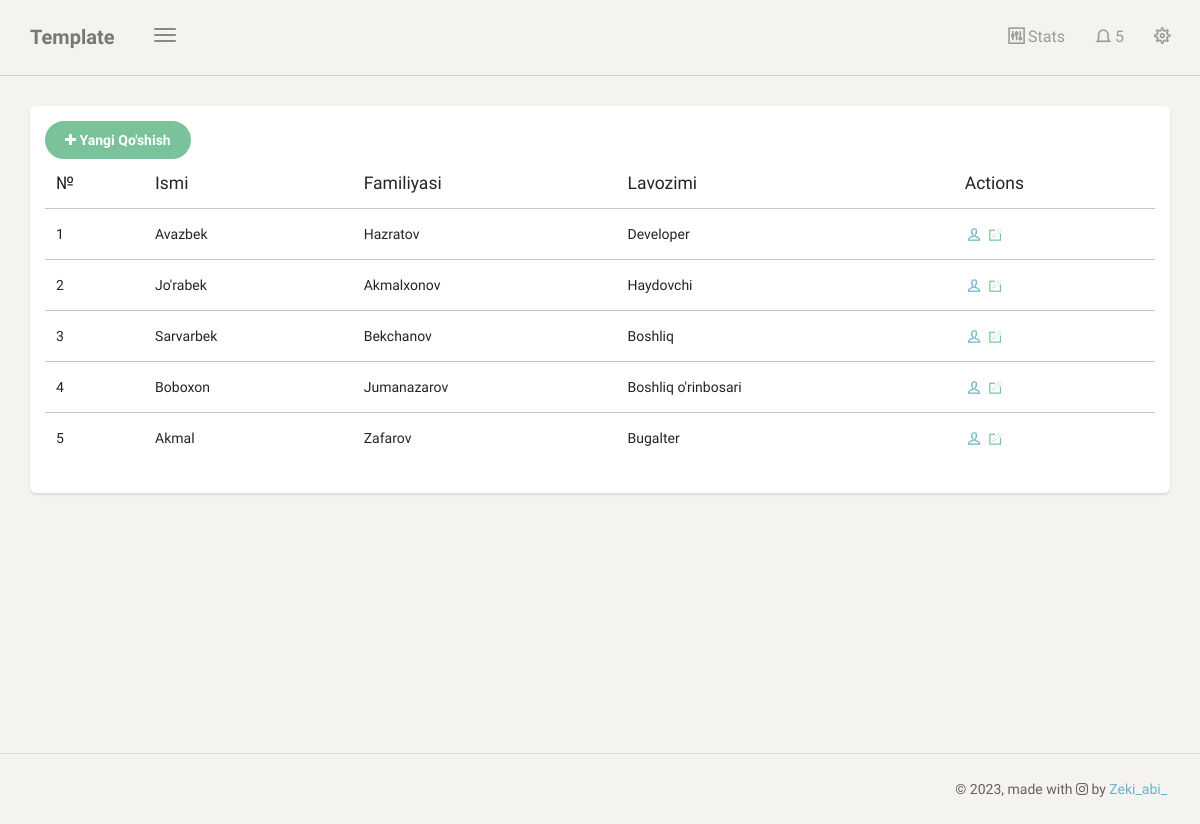
The page /ishchilar/ (signed in) on the database its author committed.
### app1/models/ishchi.py (models this page shows, shortened)
class Ishchi(models.Model):
    ism = models.CharField(max_length=128)
    familiya = models.CharField(max_length=128)
    tugilgan_yil = models.DateField()
    lavozimi = models.CharField(max_length=128)
    tel = models.CharField(max_length=20)

### app1/services/ishchi.py (the view)
# urls.py: path("ishchilar/", get_list, name="ishchi"),
@login_required(login_url='login')
def get_list(request, pk=None):
    if pk:
        root = Ishchi.objects.filter(id=pk).first()
        if not root:
            return redirect("ishchi")
        return render(request, "ishchilar/detail.html", {"root": root})
    ctx = {
        "ishchilar": Ishchi.objects.all()
    }
    return render(request, "ishchilar/list.html", ctx)

### templates/ishchilar/list.html (shortened to what this page needs)
{% extends 'base.html' %}
{% block content %}
<div class="content">
	            <div class="container-fluid">
	                <div class="row">
	                    <div class="col-md-12">
	                        <div class="card">
	                            <div class="card-content">
	                                <table id="bootstrap-table" class="table">
	                                    <thead>
	                                        <th data-field="state">№</th>
	                                        <th data-field="id" class="text">Ismi</th>
	                                    	<th data-field="name" data-sortable="true">Familiyasi</th>
	                                    	<th data-field="country" data-sortable="true">Lavozimi</th>
	                                    	<th data-field="actions" class="td-actions">Actions</th>
	                                    </thead>
	                                    <tbody>
											{% for i in ishchilar %}
	                                        <tr>
	                                            <td>{{ forloop.counter}}</td>
	                                        	<td>{{i.ism}}</td>
	                                        	<td>{{i.familiya}}</td>
	                                        	<td>{{i.lavozimi}}</td>
												 <td class="td-actions">
													<a href="{% url 'ishchi_det' pk=i.id %}" rel="tooltip" title="View Profile" class="btn btn-info btn-simple btn-xs">
														<i class="ti-user"></i>
													</a>
													<a href="{% url 'ishchi_edit' pk=i.id %}" rel="tooltip" title="Edit Profile" class="btn btn-success btn-simple btn-xs">
														<i class="ti-pencil-alt"></i>
													</a>
												</td>
	                                        </tr>
										{% endfor %}
									<a href="{% url 'ishchi_add' %}">
								<button type="button" class="btn btn-wd btn-success btn-fill">
									<span class="btn-label">
										<i class="fa fa-plus"></i>
									</span>
									Yangi Qo'shish
								</button>
							</a>
	                                    </tbody>
	                                </table>
	                            </div>
	                        </div>
	                    </div>
	                </div>
	            </div>
	        </div>
{% endblock %}

### templates/base.html (shortened to what this page needs)
<!doctype html>
<html lang="en">
<head>
	{% load static %}
    <link href="{% static 'assets/css/bootstrap.min.css' %}" rel="stylesheet" />
    <link href="{% static 'assets/css/paper-dashboard.css' %}" rel="stylesheet"/>
    <link href="https://maxcdn.bootstrapcdn.com/font-awesome/latest/css/font-awesome.min.css" rel="stylesheet">
    <link href="{% static 'assets/css/themify-icons.css' %}" rel="stylesheet">
</head>
<body>
	<div class="wrapper">
	    <div class="main-panel">
	        <nav class="navbar navbar-default">
	            <div class="container-fluid">
	                <div class="navbar-header">
	                    <button type="button" class="navbar-toggle">
	                        <span class="icon-bar bar1"></span>
	                        <span class="icon-bar bar2"></span>
	                        <span class="icon-bar bar3"></span>
	                    </button>
	                    <a class="navbar-brand" href="{% url 'home' %}">Template</a>
	                </div>
	                <div class="collapse navbar-collapse">
	                    <ul class="nav navbar-nav navbar-right">
	                        <li>
	                            <a href="#stats" class="dropdown-toggle btn-magnify" data-toggle="dropdown">
	                                <i class="ti-panel"></i>
									<p>Stats</p>
	                            </a>
	                        </li>
	                        <li class="dropdown">
	                            <a href="#notifications" class="dropdown-toggle btn-rotate" data-toggle="dropdown">
	                                <i class="ti-bell"></i>
	                                <span class="notification">5</span>
	                            </a>
	                        </li>
							<li>
	                            <a href="#settings" class="btn-rotate">
									<i class="ti-settings"></i>
	                            </a>
	                        </li>
	                    </ul>
	                </div>
	            </div>
	        </nav>
	        <div class="content">
	            <div class="container-fluid">
	                <div class="row">
						{% if request.user.perm %}
							{% block content %} {% endblock %}
						{% else %}
							<h3>Uzur sizda foydalanish uchun ruxsat yo'q</h3>
						{% endif %}
	                </div>
	            </div>
	        </div>
	        <footer class="footer">
	            <div class="container-fluid">
	                <div class="copyright pull-right">
	                    &copy; <script>document.write(new Date().getFullYear())</script>, made with <i class="fa fa-instagram"></i> by <a href="https://www.instagram.com/zeki_abi_/?ysclid=lowzz2v5eg386853222">Zeki_abi_</a>
	                </div>
	            </div>
	        </footer>
	    </div>
	</div>
</body>
</html>

### templates/js.html (shortened to what this page needs)
{% load static %}

### rows shown on the page
Ishchi: ism "Avazbek", familiya "Hazratov", lavozimi "Developer"
Ishchi: ism "Jo'rabek", familiya "Akmalxonov", lavozimi "Haydovchi"
Ishchi: ism "Sarvarbek", familiya "Bekchanov", lavozimi "Boshliq"
Ishchi: ism "Boboxon", familiya "Jumanazarov", lavozimi "Boshliq o'rinbosari"
Ishchi: ism "Akmal", familiya "Zafarov", lavozimi "Bugalter"
